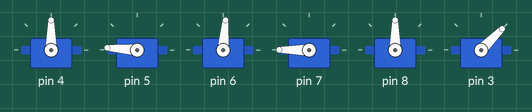
A sketch run on a simulated Arduino Uno, built with avr-gcc and run on an emulated ATmega328P. Shown: 6 × servo.

Above: at 3.43 s.
At 4.03 s:
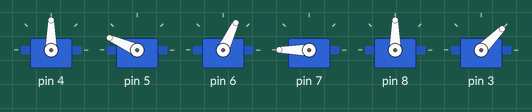
At 9.41 s:
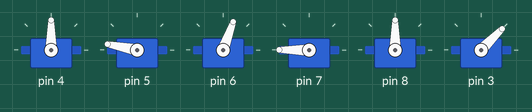
At 17.7 s:
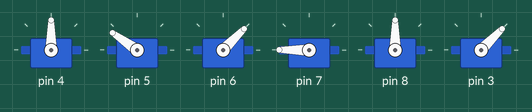
Timing chart, 0 to 24.6 s (numbered marks = the images above):
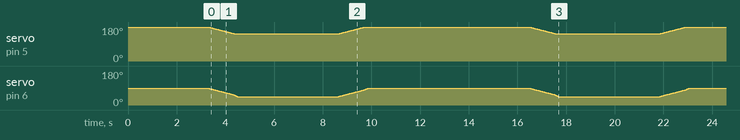

The sketch:

movie_ING_R.A.ino
```cpp
#include <Servo.h>
Servo myservo[7];
int n=1,j=0,k;
void setup() {
  Serial.begin(9600);
  //myservo[0].attach(3);
  myservo[1].attach(4); //servo 1
  myservo[2].attach(5);//servo 2
  myservo[3].attach(6);//servo 3
  myservo[4].attach(7);//servo 4
  myservo[5].attach(8);//servo 5 // no use
  myservo[6].attach(3); // servo 0
  /*Initial position */
  myservo[6].write(45);
  myservo[1].write(90);
  myservo[2].write(180);
  myservo[3].write(90);
  myservo[4].write(180);
  myservo[5].write(90);
  positioN(90,135,myservo[6],20);
}

void positioN(int prev,int need,Servo servo,int Time)
{
  if(prev > need)
  {
    for(int i=prev;i>=need;i--)
    {
      servo.write(i);
      delay(Time);
    }
  }
  if(prev < need)
  {
    for(int i= prev;i<=need;i++)
    {
      servo.write(i);
      delay(Time);
    }
  }
}
void loop() {
  /*one moment code for six servo robotic arm*/
  for(j;j<=n;j++)
  {
  delay(500);
  positioN(180,90,myservo[4],20);
  //positioN(90,45,myservo[3],50);
  //positioN(180,145,myservo[2],50);
  /*two servo coding*/
  for(k=90;k>=45;k--)
  {
    myservo[3].write(k);
    delay(15);
    if(k>=55)
    {

      myservo[2].write(k+90);
      delay(15);
    }
  }
  positioN(135,90,myservo[6],20);
  delay(2000);// movement 1 dealy
  /*reverse */
  positioN(90,150,myservo[6],20);
  //positioN(45,90,myservo[3],50);
  //positioN(145,180,myservo[2],50);
  for(k=45;k<=90;k++)
  {
    myservo[3].write(k);
    delay(15);
    if(k<=80)
    {

      myservo[2].write(k+100);
      delay(15);
    }
  }
  positioN(90,180,myservo[4],20);
  positioN(90,110,myservo[3],20);
  delay(2000);
  }
}
```
